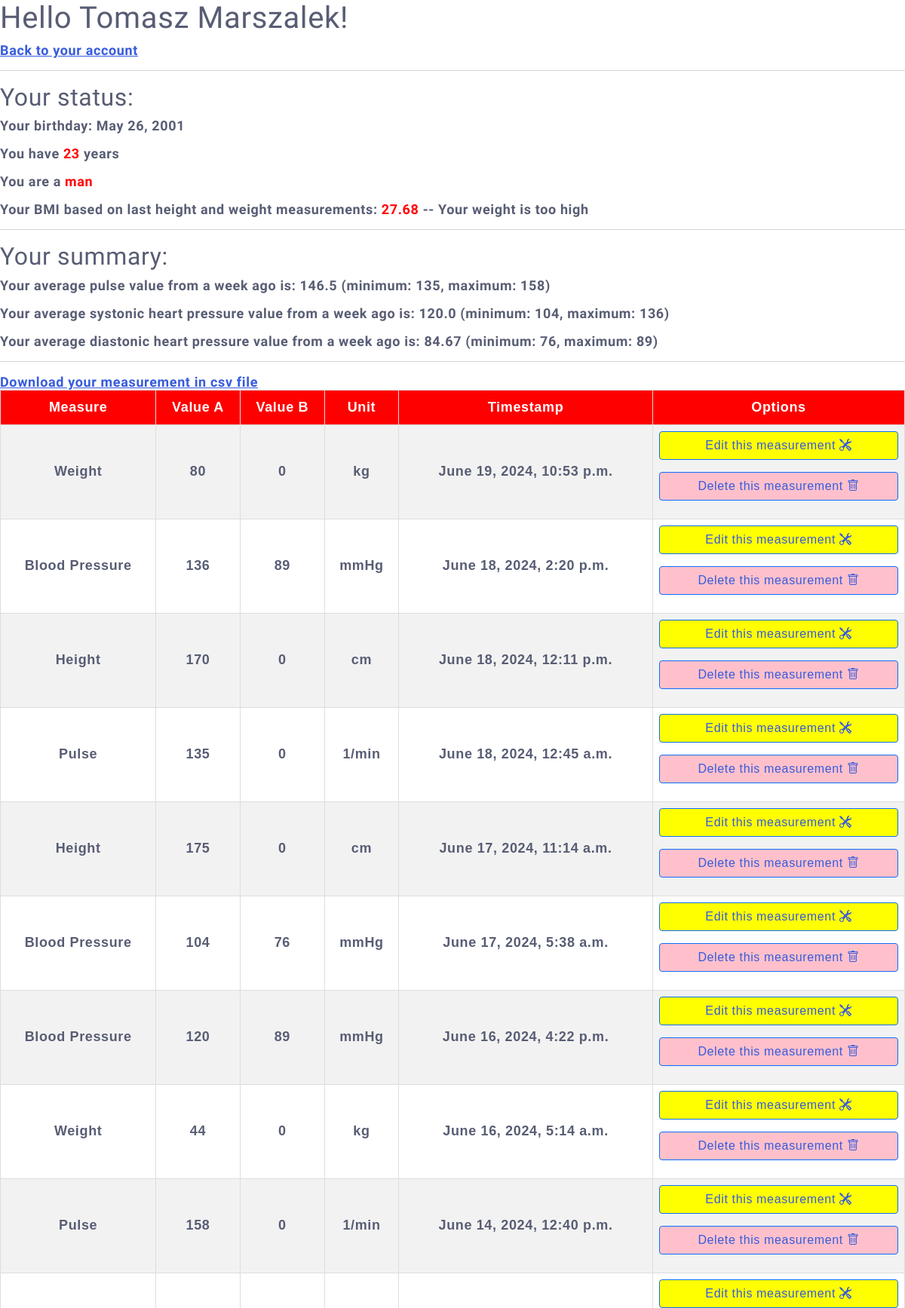
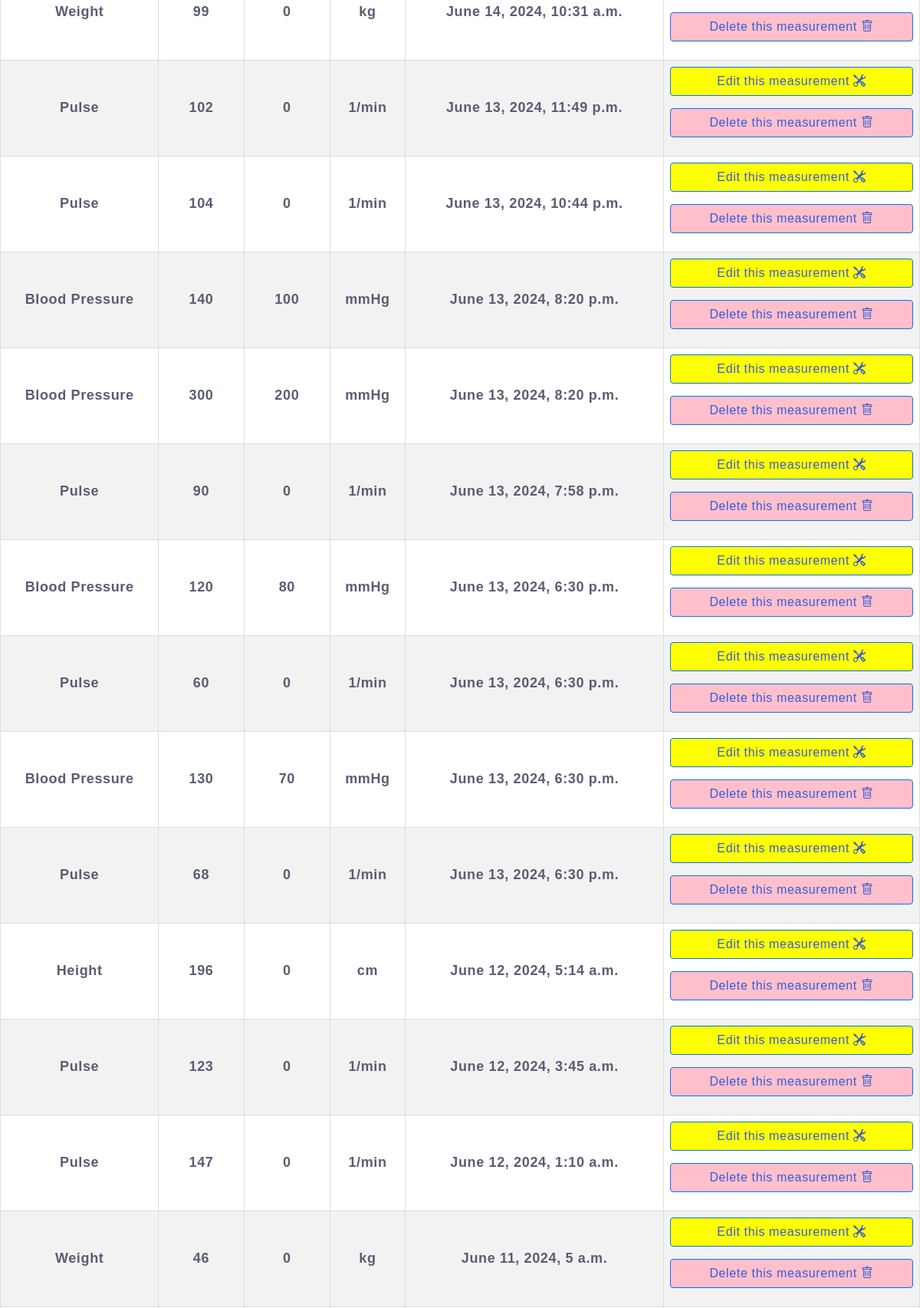
The app's page /patients/details/2/exams (upper part) with its own data (2 pictures, top to bottom).
### patients/models.py (models this page shows, shortened)
class Patient(models.Model):
    SEX = {
        "M": "Male",
        "F": "Female",
    }
    firstname = models.CharField(max_length=255)
    lastname = models.CharField(max_length=255)
    birthdate = models.DateField(null=True)
    sex = models.CharField(max_length=8, choices=SEX, null=True)
    login = models.CharField(max_length=255, null=True)
    password = models.CharField(max_length=255, null=True)
    image = models.ImageField(null=True, upload_to='images/')

class Measurement(models.Model):
    patient_id = models.ForeignKey(Patient, on_delete=models.PROTECT)
    measure_id = models.ForeignKey(Measure, on_delete=models.PROTECT)
    value_a = models.IntegerField()
    value_b = models.IntegerField(null=True, default=0)
    timestamp = models.DateTimeField(default=datetime.datetime.now(), editable=True,)

class Measure(models.Model):
    measure_name = models.CharField(max_length=128)
    unit_id = models.ForeignKey(Unit, on_delete=models.PROTECT)
    patient_id = models.ForeignKey(Patient, on_delete=models.PROTECT)

class Unit(models.Model):
    unit_name = models.CharField(max_length=10)
    patient_id = models.ForeignKey(Patient, on_delete=models.PROTECT)
    def __str__(self):
        return f"{self.unit_name}"

### patients/views.py (the view, shortened to what this page needs)
# urls.py: path('patients/details/<int:id>/exams', views.exams, name='exams'),
def exams(request, id):
    patient = models.Patient.objects.get(id=id)
    first_name = patient.firstname
    last_name = patient.lastname
    birthday = patient.birthdate
    birthyear = int(patient.birthdate.strftime("%Y"))
    today_year = datetime.datetime.today().year
    age = today_year - birthyear
    sex = patient.sex
    sex_word = 'man' if sex == 'M' else 'woman'
    measurements = models.Measurement.objects.filter(patient_id=id).order_by('-timestamp').values()
    weight = models.Measurement.objects.filter(patient_id=id, measure_id=1).order_by('-timestamp').values()
    height = models.Measurement.objects.filter(patient_id=id, measure_id=2).order_by('-timestamp').values()
    pulse_values = models.Measurement.objects.filter(patient_id=id, measure_id=4).order_by('-timestamp').values()
    pressure_values = models.Measurement.objects.filter(patient_id=id, measure_id=3).order_by('-timestamp').values()
    bmi = 0
    entry = ''
    com = ''
    if(weight and height):
        weight_v = weight[0]['value_a']
        height_v = height[0]['value_a']
        bmi = round(weight_v / ( (height_v/100) * (height_v/100) ), 2)
        entry = "Your BMI based on last height and weight measurements: "
        if(bmi <= 25 and bmi >= 18.5):
            com = " -- Your weight is optimum"
        elif(bmi < 18.5):
            com = " -- Your weight is too low"
        else:
            com = " -- Your weight is too high"
    if (age <= 1):
        pulse_up = 205
        pulse_down = 105
        sys_pressure_up = 100 # systolic
        sys_pressure_down = 90
        diast_pressure_up = 60 # diastolic
        diast_pressure_down = 55
    elif (age < 60):
        pulse_up = 80
        pulse_down = 60
        sys_pressure_up = 129
        sys_pressure_down = 120
        diast_pressure_up = 84
        diast_pressure_down = 80
    pulse_array = []
    pulse_parameters = []
    pulse_com = ''
    for p in pulse_values:
        if(datetime.datetime.strptime(p['timestamp'].strftime('%Y-%m-%d'), '%Y-%m-%d') > datetime.datetime.strptime((datetime.datetime.today() - datetime.timedelta(days=7)).strftime('%Y-%m-%d'), '%Y-%m-%d')):
            pulse_array.append(p['value_a'])
    if(pulse_array):
        pulse_mean = np.mean(pulse_array)
        pulse_min = np.min(pulse_array)
        pulse_max = np.max(pulse_array)
        pulse_mean = round(pulse_mean, 2)
        pulse_min = round(pulse_min, 2)
        pulse_max = round(pulse_max, 2)
        pulse_parameters = [pulse_mean, pulse_max, pulse_min]
        if (pulse_mean < pulse_down and len(pulse_array) > 3):
            pulse_com = f"Your average pulse value is too low (standard: {pulse_down} - {pulse_up}), please visit the doctor"
        if (pulse_mean > pulse_up and len(pulse_array) > 3):
            pulse_com = f"Your average pulse value is too high (standard: {pulse_down} - {pulse_up}), please visit the doctor"
    systonic_array, diastonic_array = [], []
    syst_parameters, diast_parameters = [], []
    syst_com, diast_com = '', ''
    for p in pressure_values:
        if (datetime.datetime.strptime(p['timestamp'].strftime('%Y-%m-%d'), '%Y-%m-%d') > datetime.datetime.strptime(
                (datetime.datetime.today() - datetime.timedelta(days=7)).strftime('%Y-%m-%d'), '%Y-%m-%d')):
            if(p['value_a'] and p['value_b']):
                systonic_array.append(p['value_a'])
                diastonic_array.append(p['value_b'])
    if (systonic_array and diastonic_array):
        syst_mean = np.mean(systonic_array)
        syst_min = np.min(systonic_array)
        syst_max = np.max(systonic_array)
        syst_mean = round(syst_mean, 2)
        syst_min = round(syst_min, 2)
        syst_max = round(syst_max, 2)
        syst_parameters = [syst_mean, syst_max, syst_min]
        diast_mean = np.mean(diastonic_array)
        diast_min = np.min(diastonic_array)
        diast_max = np.max(diastonic_array)
        diast_mean = round(diast_mean, 2)
        diast_min = round(diast_min, 2)
        diast_max = round(diast_max, 2)
        diast_parameters = [diast_mean, diast_max, diast_min]
        if (syst_mean < sys_pressure_down and len(systonic_array) > 3):
            syst_com = f"Your systonic heart pressure value is too low (standard: {sys_pressure_down} - {sys_pressure_up}), please visit the doctor"
        if (syst_mean > sys_pressure_up and len(systonic_array) > 3):
            syst_com = f"Your systonic heart pressure value is too high (standard: {sys_pressure_down} - {sys_pressure_up}), please visit the doctor"
        if (diast_mean < diast_pressure_down and len(diastonic_array) > 3):
            diast_com = f"Your diastonic heart pressure value is too low (standard: {diast_pressure_down} - {diast_pressure_up}), please visit the doctor"
        if (diast_mean > diast_pressure_up and len(diastonic_array) > 3):
            diast_com = f"Your diastonic heart pressure value is too high (standard: {diast_pressure_down} - {diast_pressure_up}), please visit the doctor"
    for m in measurements:
        measure = models.Measure.objects.get(id=m['measure_id_id'])
        m['unit'] = measure.unit_id
        m['measure'] = measure.measure_name
    template = loader.get_template('exams.html')
    context = {
        'm' : measurements,
        'id' : id,
        'fname' : first_name,
        'lname' : last_name,
        'birthday' : birthday,
        'age' : age,
        'sex' : sex_word,
        'bmi' : bmi,
        'com' : com,
        'entry' : entry,
        'pulse' : pulse_parameters,
        'sys' : syst_parameters,
        'diast' : diast_parameters,
        'pcom' : pulse_com,
        'scom' : syst_com,
        'dcom' : diast_com,
    }
    return HttpResponse(template.render(context, request))

### patients/templates/exams.html (shortened to what this page needs)
{% extends 'master.html' %}
{% block content %}
<h1>Hello {{fname}} {{lname}}!</h1>
<p><a href="/patients/details/{{id}}">Back to your account</a></p>
<hr>
<h2>Your status: </h2>
<p>Your birthday: {{birthday}}</p>
<p>You have <b>{{age}}</b> years</p>
<p>You are a <b>{{sex}}</b></p>
{% if bmi %}
<p>{{entry}}<b>{{bmi}}</b>{{com}}</p>
{% endif %}
<hr>
<h2>Your summary: </h2>
{% if pulse %}
<p>Your average pulse value from a week ago is: {{pulse.0}} (minimum: {{pulse.2}}, maximum: {{pulse.1}})</p>
{% endif %}
{% if sys %}
<p>Your average systonic heart pressure value from a week ago is: {{sys.0}} (minimum: {{sys.2}}, maximum: {{sys.1}})</p>
{% endif %}
{% if diast %}
<p>Your average diastonic heart pressure value from a week ago is: {{diast.0}} (minimum: {{diast.2}}, maximum: {{diast.1}})</p>
{% endif %}
<hr>
<table style="width:100%">
  <tr>
    <th>Measure</th>
    <th>Value A</th>
    <th>Value B</th>
    <th>Unit</th>
    <th>Timestamp</th>
    <th>Options</th>
  </tr>
  {% for meas in m %}
  <tr>
    <td>{{meas.measure}}</td>
    <td>{{meas.value_a}}</td>
    <td>{{meas.value_b}}</td>
    <td>{{meas.unit}}</td>
    <td>{{meas.timestamp}}</td>
    <td>
        <p><a class="btn btn-primary w-100 d-inline-block" style="background-color: yellow" href="exams/edit_measurement/{{meas.id}}" >Edit this measurement <i class="bi bi-tools"></i></i></a></p>
        <p><a class="btn btn-primary w-100 d-inline-block " style="background-color: pink" href="exams/del_measurement/{{meas.id}}" >Delete this measurement <i class="bi bi-trash"></i></i></a></p>
    </td>
  {% endfor %}
  </tr>
<a href="{% url 'down_exams' id %}" >Download your measurement in csv file</a>
{% endblock %}

### records on screen
Patient: firstname "Tomasz", lastname "Marszalek", birthdate "May 26, 2001"
Measurement: measure "Weight", value_a "80", value_b "0", unit "kg", timestamp "June 19, 2024, 10:53 p.m."
Measurement: measure "Blood Pressure", value_a "136", value_b "89", unit "mmHg", timestamp "June 18, 2024, 2:20 p.m."
Measurement: measure "Height", value_a "170", value_b "0", unit "cm", timestamp "June 18, 2024, 12:11 p.m."
Measurement: measure "Pulse", value_a "135", value_b "0", unit "1/min", timestamp "June 18, 2024, 12:45 a.m."
Measurement: measure "Height", value_a "175", value_b "0", unit "cm", timestamp "June 17, 2024, 11:14 a.m."
Measurement: measure "Blood Pressure", value_a "104", value_b "76", unit "mmHg", timestamp "June 17, 2024, 5:38 a.m."
Measurement: measure "Blood Pressure", value_a "120", value_b "89", unit "mmHg", timestamp "June 16, 2024, 4:22 p.m."
Measurement: measure "Weight", value_a "44", value_b "0", unit "kg", timestamp "June 16, 2024, 5:14 a.m."
Measurement: measure "Pulse", value_a "158", value_b "0", unit "1/min", timestamp "June 14, 2024, 12:40 p.m."
Measurement: measure "Weight", value_a "99", value_b "0", unit "kg", timestamp "June 14, 2024, 10:31 a.m."
Measurement: measure "Pulse", value_a "102", value_b "0", unit "1/min", timestamp "June 13, 2024, 11:49 p.m."
Measurement: measure "Pulse", value_a "104", value_b "0", unit "1/min", timestamp "June 13, 2024, 10:44 p.m."
Measurement: measure "Blood Pressure", value_a "140", value_b "100", unit "mmHg", timestamp "June 13, 2024, 8:20 p.m."
Measurement: measure "Blood Pressure", value_a "300", value_b "200", unit "mmHg", timestamp "June 13, 2024, 8:20 p.m."
Measurement: measure "Pulse", value_a "90", value_b "0", unit "1/min", timestamp "June 13, 2024, 7:58 p.m."
Measurement: measure "Blood Pressure", value_a "120", value_b "80", unit "mmHg", timestamp "June 13, 2024, 6:30 p.m."
Measurement: measure "Pulse", value_a "60", value_b "0", unit "1/min", timestamp "June 13, 2024, 6:30 p.m."
Measurement: measure "Blood Pressure", value_a "130", value_b "70", unit "mmHg", timestamp "June 13, 2024, 6:30 p.m."
Measurement: measure "Pulse", value_a "68", value_b "0", unit "1/min", timestamp "June 13, 2024, 6:30 p.m."
Measurement: measure "Height", value_a "196", value_b "0", unit "cm", timestamp "June 12, 2024, 5:14 a.m."
Measurement: measure "Pulse", value_a "123", value_b "0", unit "1/min", timestamp "June 12, 2024, 3:45 a.m."
Measurement: measure "Pulse", value_a "147", value_b "0", unit "1/min", timestamp "June 12, 2024, 1:10 a.m."
Measurement: measure "Weight", value_a "46", value_b "0", unit "kg", timestamp "June 11, 2024, 5 a.m."

### other values on screen
{{ sex }} "man"
{{ entry }} "Your BMI based on last height and weight measurements:"
{{ bmi }} "27.68"
{{ com }} "-- Your weight is too high"
{{ pulse.0 }} "146.5"
{{ pulse.2 }} "135"
{{ pulse.1 }} "158"
{{ sys.0 }} "120.0"
{{ sys.2 }} "104"
{{ sys.1 }} "136"
{{ diast.0 }} "84.67"
{{ diast.2 }} "76"
{{ diast.1 }} "89"
